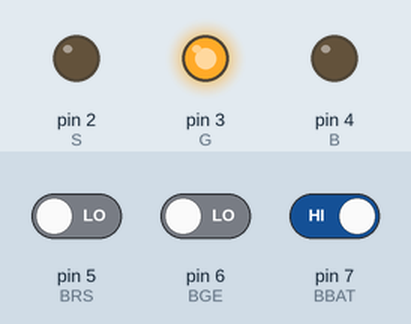
Recording of a sketch running on a simulated Arduino Uno, built with avr-gcc and run on an emulated ATmega328P. On the bench: output pins drawn as LEDs (lit = HIGH). The inputs (shaded band) are chosen by the test bench; at power-on: pin 7 (BBAT) HIGH, pin 5 (BRS) LOW, pin 6 (BGE) LOW.

Above: at 1.2 s.
1.3 s: pin 7 (BBAT) driven LOW
At 1.9 s:
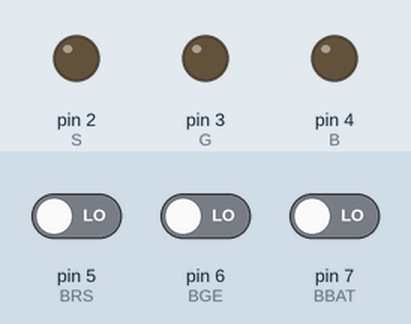
2.8 s: pin 5 (BRS) driven HIGH
At 5.0 s:
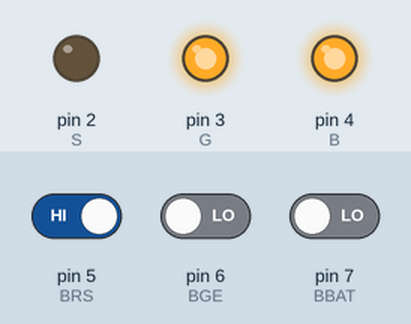
5.3 s: pin 5 (BRS) driven LOW
At 6.2 s:
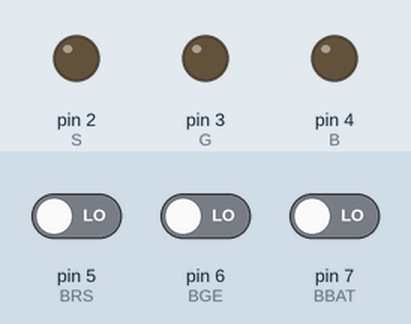
6.8 s: pin 6 (BGE) driven HIGH
At 8.1 s:
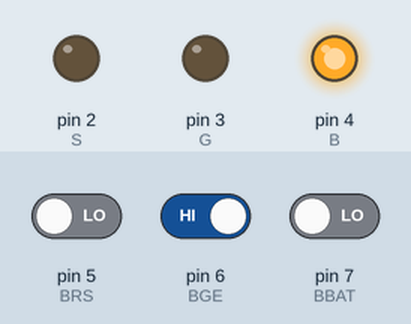
9.3 s: pin 6 (BGE) driven LOW
At 10.4 s:
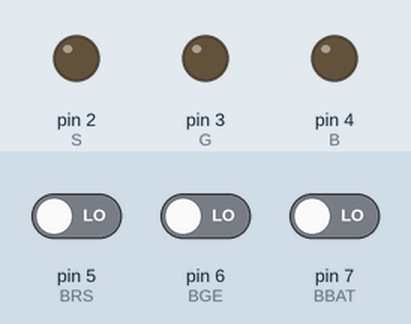
Timing chart, 0 to 11.8 s (numbered marks = the images above; inputs shaded):
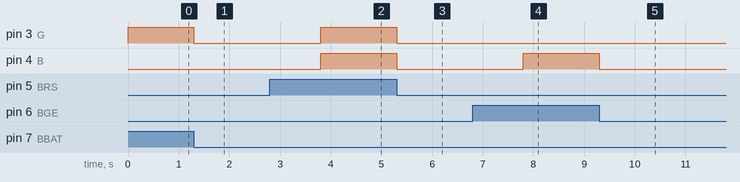

Measured:
- after the input at 1.3 s, pin 3 (G): HIGH → LOW at once
- after the input at 2.8 s, pin 3 (G), pin 4 (B): LOW → HIGH after 1.0 s
- after the input at 5.3 s, pin 3 (G), pin 4 (B): HIGH → LOW at once
- after the input at 6.8 s, pin 4 (B): LOW → HIGH after 1.0 s
- after the input at 9.3 s, pin 4 (B): HIGH → LOW at once

The sketch:

CHEF_ROGER_VRAI.ino
```cpp
const int BRS=5;
const int BGE=6;
const int BBAT=7;
const int BBAT2=8;
const int S=2;
const int G=3;
const int B=4;

// seuil de la batterie
int EBRS=0, EBGE=0, EBBAT=0, EBBAT2=0;
void setup() {
  // put your setup code here, to run once:
pinMode(BRS,INPUT);
pinMode(BGE,INPUT);
pinMode(BBAT,INPUT);
pinMode(BBAT2,INPUT);
pinMode(S,OUTPUT);
pinMode(G,OUTPUT);
pinMode(B,OUTPUT);

}

void loop() {
  // put your main code here, to run repeatedly:
lecture();
if (EBRS==HIGH && EBBAT==LOW){
  delay(1000);

  lecture();

  //eteindre le groupe (instruction)
  while (EBRS==HIGH && EBBAT==LOW ){

    SNEL();
    lecture();
  }
}
else if (EBBAT==HIGH){
  while(EBBAT==HIGH){

  BATT();
  lecture();
  }
}
else if(EBBAT==LOW && EBGE==HIGH){
  // demarrage du groupe electrogene
  delay(1000);
  while(EBGE==HIGH){

    GE();
    lecture();
    }
  }
  else{
    DF();
 }
 }

void lecture(){
  EBRS=digitalRead(BRS);
  EBGE=digitalRead(BGE);
  EBBAT=digitalRead(BBAT);

}
void SNEL(){
 digitalWrite(S,LOW); // C
  digitalWrite(G,HIGH); // B
  digitalWrite(B,HIGH); // A
}
void BATT(){
   digitalWrite(S,LOW); //
  digitalWrite(G,HIGH); // B
  digitalWrite(B,LOW); // A
}
void GE(){
digitalWrite(S,LOW); // C
  digitalWrite(G,LOW); // B
  digitalWrite(B,HIGH); // A

}


void DF(){
  digitalWrite(S,LOW); // C
  digitalWrite(G,LOW); // B
  digitalWrite(B,LOW); // A
  }
```
